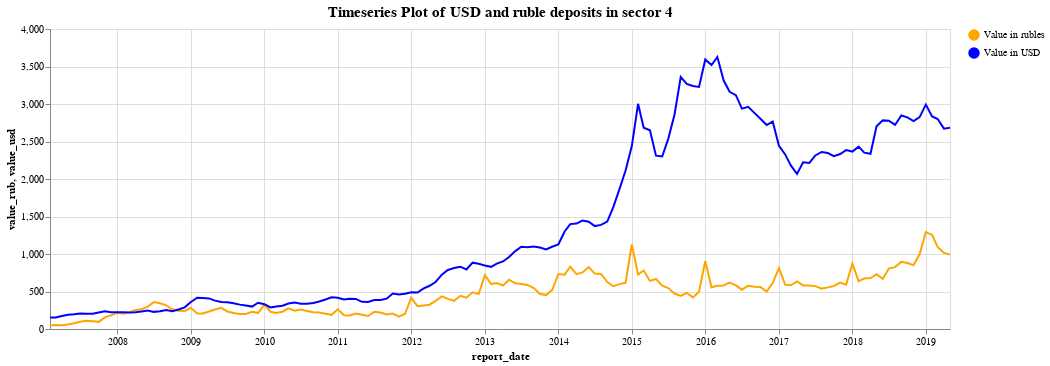

Source (notebook cell):
### Code cell
plot_sectors(sector4, 4)

### Figure 1 — Vega-Lite specification as saved in the notebook (floating-point values rounded to 4 significant figures; data arrays with more than 128 entries replaced by an {"elided": "..."} marker saying what was removed)
{"config": {"view": {"continuousWidth": 400, "continuousHeight": 300}}, "layer": [{"mark": {"type": "line", "color": "orange"}, "encoding": {"color": {"type": "nominal", "field": "legend1", "scale": {"domain": ["Value in rubles", "Value in USD"], "range": ["orange", "blue"]}, "title": ""}, "x": {"type": "temporal", "field": "report_date"}, "y": {"type": "quantitative", "field": "value_rub"}}, "selection": {"selector044": {"type": "interval", "bind": "scales", "encodings": ["x", "y"]}}, "transform": [{"calculate": "'Value in rubles'", "as": "legend1"}, {"calculate": "'Value in USD'", "as": "legend2"}]}, {"mark": {"type": "line", "color": "blue"}, "encoding": {"color": {"type": "nominal", "field": "legend2", "scale": {"domain": ["Value in rubles", "Value in USD"], "range": ["orange", "blue"]}, "title": ""}, "x": {"type": "temporal", "field": "report_date"}, "y": {"type": "quantitative", "field": "value_usd"}}, "transform": [{"calculate": "'Value in rubles'", "as": "legend1"}, {"calculate": "'Value in USD'", "as": "legend2"}]}, {"mark": {"type": "text", "align": "left", "baseline": "middle", "dx": 3}, "encoding": {"color": {"type": "nominal", "field": "legend1", "scale": {"domain": ["Value in rubles", "Value in USD"], "range": ["orange", "blue"]}, "title": ""}, "x": {"type": "temporal", "field": "report_date"}, "y": {"type": "quantitative", "field": "value_rub"}}, "transform": [{"calculate": "'Value in rubles'", "as": "legend1"}, {"calculate": "'Value in USD'", "as": "legend2"}]}], "data": {"name": "data-062ecb665e9ae1b1b9b6b5a41ec631b9"}, "height": 300, "title": {"text": ["Timeseries Plot of USD and ruble deposits in sector 4"], "fontSize": 15, "fontWeight": "bold", "font": "Courier New"}, "width": 900, "$schema": "https://vega.github.io/schema/vega-lite/v4.8.1.json", "datasets": {"data-062ecb665e9ae1b1b9b6b5a41ec631b9": {"elided": "148 records"}}}
